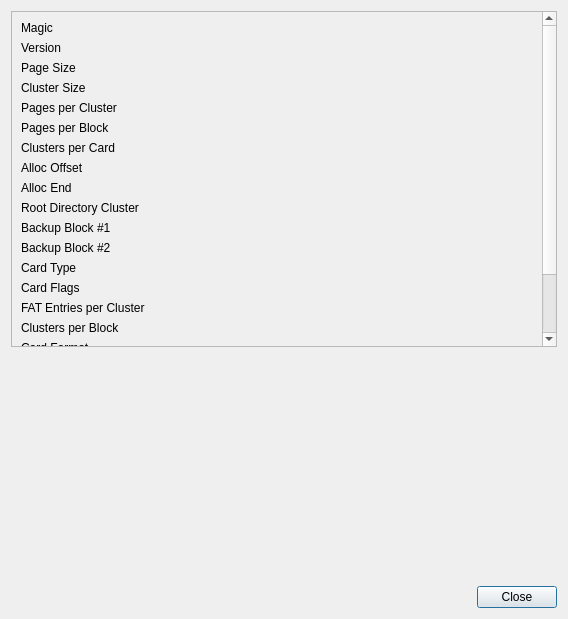
<?xml version="1.0" encoding="UTF-8"?>
<ui version="4.0">
 <class>VmcPropertiesDialog</class>
 <widget class="QDialog" name="VmcPropertiesDialog">
  <property name="geometry">
   <rect>
    <x>0</x>
    <y>0</y>
    <width>568</width>
    <height>619</height>
   </rect>
  </property>
  <property name="windowTitle">
   <string>VMC Properties</string>
  </property>
  <property name="modal">
   <bool>true</bool>
  </property>
  <layout class="QVBoxLayout" name="verticalLayout">
   <item>
    <widget class="QScrollArea" name="mp_panel_properties">
     <property name="widgetResizable">
      <bool>true</bool>
     </property>
     <widget class="QWidget" name="mp_scroll_area_content">
      <property name="geometry">
       <rect>
        <x>0</x>
        <y>-54</y>
        <width>534</width>
        <height>532</height>
       </rect>
      </property>
      <layout class="QFormLayout" name="formLayout">
       <item row="0" column="0">
        <widget class="QLabel" name="mp_label_magic">
         <property name="text">
          <string>Magic</string>
         </property>
         <property name="textInteractionFlags">
          <set>Qt::LinksAccessibleByMouse|Qt::TextSelectableByMouse</set>
         </property>
        </widget>
       </item>
       <item row="0" column="1">
        <widget class="QLabel" name="mp_value_magic">
         <property name="text">
          <string notr="true"/>
         </property>
         <property name="textInteractionFlags">
          <set>Qt::LinksAccessibleByMouse|Qt::TextSelectableByMouse</set>
         </property>
        </widget>
       </item>
       <item row="1" column="0">
        <widget class="QLabel" name="mp_label_version">
         <property name="text">
          <string>Version</string>
         </property>
         <property name="textInteractionFlags">
          <set>Qt::LinksAccessibleByMouse|Qt::TextSelectableByMouse</set>
         </property>
        </widget>
       </item>
       <item row="1" column="1">
        <widget class="QLabel" name="mp_value_version">
         <property name="text">
          <string notr="true"/>
         </property>
         <property name="textInteractionFlags">
          <set>Qt::LinksAccessibleByMouse|Qt::TextSelectableByMouse</set>
         </property>
        </widget>
       </item>
       <item row="2" column="0">
        <widget class="QLabel" name="mp_label_pagesize">
         <property name="text">
          <string>Page Size</string>
         </property>
         <property name="textInteractionFlags">
          <set>Qt::LinksAccessibleByMouse|Qt::TextSelectableByMouse</set>
         </property>
        </widget>
       </item>
       <item row="2" column="1">
        <widget class="QLabel" name="mp_value_pagesize">
         <property name="text">
          <string notr="true"/>
         </property>
         <property name="textInteractionFlags">
          <set>Qt::LinksAccessibleByMouse|Qt::TextSelectableByMouse</set>
         </property>
        </widget>
       </item>
       <item row="3" column="0">
        <widget class="QLabel" name="mp_label_cluster_size_2">
         <property name="text">
          <string>Cluster Size</string>
         </property>
         <property name="textInteractionFlags">
          <set>Qt::LinksAccessibleByMouse|Qt::TextSelectableByMouse</set>
         </property>
        </widget>
       </item>
       <item row="3" column="1">
        <widget class="QLabel" name="mp_value_cluster_size">
         <property name="text">
          <string notr="true"/>
         </property>
         <property name="textInteractionFlags">
          <set>Qt::LinksAccessibleByMouse|Qt::TextSelectableByMouse</set>
         </property>
        </widget>
       </item>
       <item row="4" column="0">
        <widget class="QLabel" name="mp_label_pages_per_cluster">
         <property name="text">
          <string>Pages per Cluster</string>
         </property>
         <property name="textInteractionFlags">
          <set>Qt::LinksAccessibleByMouse|Qt::TextSelectableByMouse</set>
         </property>
        </widget>
       </item>
       <item row="4" column="1">
        <widget class="QLabel" name="mp_value_pages_per_cluster">
         <property name="text">
          <string notr="true"/>
         </property>
         <property name="textInteractionFlags">
          <set>Qt::LinksAccessibleByMouse|Qt::TextSelectableByMouse</set>
         </property>
        </widget>
       </item>
       <item row="5" column="0">
        <widget class="QLabel" name="mp_label_pages_per_block">
         <property name="text">
          <string>Pages per Block</string>
         </property>
         <property name="textInteractionFlags">
          <set>Qt::LinksAccessibleByMouse|Qt::TextSelectableByMouse</set>
         </property>
        </widget>
       </item>
       <item row="5" column="1">
        <widget class="QLabel" name="mp_value_pages_per_block">
         <property name="text">
          <string notr="true"/>
         </property>
         <property name="textInteractionFlags">
          <set>Qt::LinksAccessibleByMouse|Qt::TextSelectableByMouse</set>
         </property>
        </widget>
       </item>
       <item row="6" column="0">
        <widget class="QLabel" name="mp_label_cluster_size">
         <property name="text">
          <string>Clusters per Card</string>
         </property>
         <property name="textInteractionFlags">
          <set>Qt::LinksAccessibleByMouse|Qt::TextSelectableByMouse</set>
         </property>
        </widget>
       </item>
       <item row="6" column="1">
        <widget class="QLabel" name="mp_value_clusters_per_card">
         <property name="text">
          <string notr="true"/>
         </property>
         <property name="textInteractionFlags">
          <set>Qt::LinksAccessibleByMouse|Qt::TextSelectableByMouse</set>
         </property>
        </widget>
       </item>
       <item row="7" column="0">
        <widget class="QLabel" name="mp_label_alloc_offset">
         <property name="text">
          <string>Alloc Offset</string>
         </property>
         <property name="textInteractionFlags">
          <set>Qt::LinksAccessibleByMouse|Qt::TextSelectableByMouse</set>
         </property>
        </widget>
       </item>
       <item row="7" column="1">
        <widget class="QLabel" name="mp_value_alloc_offset">
         <property name="text">
          <string notr="true"/>
         </property>
         <property name="textInteractionFlags">
          <set>Qt::LinksAccessibleByMouse|Qt::TextSelectableByMouse</set>
         </property>
        </widget>
       </item>
       <item row="8" column="0">
        <widget class="QLabel" name="mp_label_alloc_end">
         <property name="text">
          <string>Alloc End</string>
         </property>
         <property name="textInteractionFlags">
          <set>Qt::LinksAccessibleByMouse|Qt::TextSelectableByMouse</set>
         </property>
        </widget>
       </item>
       <item row="8" column="1">
        <widget class="QLabel" name="mp_value_alloc_end">
         <property name="text">
          <string notr="true"/>
         </property>
         <property name="textInteractionFlags">
          <set>Qt::LinksAccessibleByMouse|Qt::TextSelectableByMouse</set>
         </property>
        </widget>
       </item>
       <item row="9" column="0">
        <widget class="QLabel" name="mp_label_root_dir_cluster">
         <property name="text">
          <string>Root Directory Cluster</string>
         </property>
         <property name="textInteractionFlags">
          <set>Qt::LinksAccessibleByMouse|Qt::TextSelectableByMouse</set>
         </property>
        </widget>
       </item>
       <item row="9" column="1">
        <widget class="QLabel" name="mp_value_root_dir_cluster">
         <property name="text">
          <string notr="true"/>
         </property>
         <property name="textInteractionFlags">
          <set>Qt::LinksAccessibleByMouse|Qt::TextSelectableByMouse</set>
         </property>
        </widget>
       </item>
       <item row="10" column="0">
        <widget class="QLabel" name="mp_label_backup_block1">
         <property name="text">
          <string>Backup Block #1</string>
         </property>
         <property name="textInteractionFlags">
          <set>Qt::LinksAccessibleByMouse|Qt::TextSelectableByMouse</set>
         </property>
        </widget>
       </item>
       <item row="10" column="1">
        <widget class="QLabel" name="mp_value_backup_block1">
         <property name="text">
          <string notr="true"/>
         </property>
         <property name="textInteractionFlags">
          <set>Qt::LinksAccessibleByMouse|Qt::TextSelectableByMouse</set>
         </property>
        </widget>
       </item>
       <item row="11" column="0">
        <widget class="QLabel" name="mp_label_backup_block2">
         <property name="text">
          <string>Backup Block #2</string>
         </property>
         <property name="textInteractionFlags">
          <set>Qt::LinksAccessibleByMouse|Qt::TextSelectableByMouse</set>
         </property>
        </widget>
       </item>
       <item row="11" column="1">
        <widget class="QLabel" name="mp_value_backup_block2">
         <property name="text">
          <string notr="true"/>
         </property>
         <property name="textInteractionFlags">
          <set>Qt::LinksAccessibleByMouse|Qt::TextSelectableByMouse</set>
         </property>
        </widget>
       </item>
       <item row="12" column="0">
        <widget class="QLabel" name="mp_label_card_type">
         <property name="text">
          <string>Card Type</string>
         </property>
         <property name="textInteractionFlags">
          <set>Qt::LinksAccessibleByMouse|Qt::TextSelectableByMouse</set>
         </property>
        </widget>
       </item>
       <item row="12" column="1">
        <widget class="QLabel" name="mp_value_card_type">
         <property name="text">
          <string notr="true"/>
         </property>
         <property name="textInteractionFlags">
          <set>Qt::LinksAccessibleByMouse|Qt::TextSelectableByMouse</set>
         </property>
        </widget>
       </item>
       <item row="13" column="0">
        <widget class="QLabel" name="mp_label_card_flags">
         <property name="text">
          <string>Card Flags</string>
         </property>
         <property name="textInteractionFlags">
          <set>Qt::LinksAccessibleByMouse|Qt::TextSelectableByMouse</set>
         </property>
        </widget>
       </item>
       <item row="13" column="1">
        <widget class="QLabel" name="mp_value_card_flags">
         <property name="text">
          <string notr="true"/>
         </property>
         <property name="textInteractionFlags">
          <set>Qt::LinksAccessibleByMouse|Qt::TextSelectableByMouse</set>
         </property>
        </widget>
       </item>
       <item row="14" column="0">
        <widget class="QLabel" name="mp_label_fat_entries_per_cluster">
         <property name="text">
          <string>FAT Entries per Cluster</string>
         </property>
         <property name="textInteractionFlags">
          <set>Qt::LinksAccessibleByMouse|Qt::TextSelectableByMouse</set>
         </property>
        </widget>
       </item>
       <item row="14" column="1">
        <widget class="QLabel" name="mp_value_fat_entries_per_cluster">
         <property name="text">
          <string notr="true"/>
         </property>
         <property name="textInteractionFlags">
          <set>Qt::LinksAccessibleByMouse|Qt::TextSelectableByMouse</set>
         </property>
        </widget>
       </item>
       <item row="15" column="0">
        <widget class="QLabel" name="mp_label_clusters_per_block">
         <property name="text">
          <string>Clusters per Block</string>
         </property>
         <property name="textInteractionFlags">
          <set>Qt::LinksAccessibleByMouse|Qt::TextSelectableByMouse</set>
         </property>
        </widget>
       </item>
       <item row="15" column="1">
        <widget class="QLabel" name="mp_value_clusters_per_block">
         <property name="text">
          <string notr="true"/>
         </property>
         <property name="textInteractionFlags">
          <set>Qt::LinksAccessibleByMouse|Qt::TextSelectableByMouse</set>
         </property>
        </widget>
       </item>
       <item row="16" column="0">
        <widget class="QLabel" name="mp_label_card_format">
         <property name="text">
          <string>Card Format</string>
         </property>
         <property name="textInteractionFlags">
          <set>Qt::LinksAccessibleByMouse|Qt::TextSelectableByMouse</set>
         </property>
        </widget>
       </item>
       <item row="16" column="1">
        <widget class="QLabel" name="mp_value_card_format">
         <property name="text">
          <string notr="true"/>
         </property>
         <property name="textInteractionFlags">
          <set>Qt::LinksAccessibleByMouse|Qt::TextSelectableByMouse</set>
         </property>
        </widget>
       </item>
       <item row="17" column="0">
        <widget class="QLabel" name="mp_label_max_allocatable_clusters">
         <property name="text">
          <string>Max Allocatable Clusters</string>
         </property>
         <property name="textInteractionFlags">
          <set>Qt::LinksAccessibleByMouse|Qt::TextSelectableByMouse</set>
         </property>
        </widget>
       </item>
       <item row="17" column="1">
        <widget class="QLabel" name="mp_value_max_allocatable_clusters">
         <property name="text">
          <string notr="true"/>
         </property>
         <property name="textInteractionFlags">
          <set>Qt::LinksAccessibleByMouse|Qt::TextSelectableByMouse</set>
         </property>
        </widget>
       </item>
       <item row="18" column="0">
        <widget class="QLabel" name="mp_label_bad_blocks">
         <property name="text">
          <string>Bad Blocks</string>
         </property>
         <property name="textInteractionFlags">
          <set>Qt::LinksAccessibleByMouse|Qt::TextSelectableByMouse</set>
         </property>
        </widget>
       </item>
       <item row="18" column="1">
        <widget class="QLabel" name="mp_value_bad_blocks">
         <property name="text">
          <string notr="true"/>
         </property>
         <property name="wordWrap">
          <bool>true</bool>
         </property>
         <property name="textInteractionFlags">
          <set>Qt::LinksAccessibleByMouse|Qt::TextSelectableByMouse</set>
         </property>
        </widget>
       </item>
       <item row="19" column="0">
        <widget class="QLabel" name="mp_label_ifc_list">
         <property name="text">
          <string>IFC List</string>
         </property>
         <property name="textInteractionFlags">
          <set>Qt::LinksAccessibleByMouse|Qt::TextSelectableByMouse</set>
         </property>
        </widget>
       </item>
       <item row="19" column="1">
        <widget class="QLabel" name="mp_value_ifc_list">
         <property name="toolTip">
          <string notr="true"/>
         </property>
         <property name="text">
          <string/>
         </property>
         <property name="wordWrap">
          <bool>true</bool>
         </property>
         <property name="textInteractionFlags">
          <set>Qt::LinksAccessibleByMouse|Qt::TextSelectableByMouse</set>
         </property>
        </widget>
       </item>
      </layout>
     </widget>
    </widget>
   </item>
   <item>
    <widget class="QLabel" name="mp_label_error_message">
     <property name="sizePolicy">
      <sizepolicy hsizetype="Expanding" vsizetype="Expanding">
       <horstretch>0</horstretch>
       <verstretch>0</verstretch>
      </sizepolicy>
     </property>
     <property name="text">
      <string/>
     </property>
     <property name="alignment">
      <set>Qt::AlignCenter</set>
     </property>
    </widget>
   </item>
   <item>
    <widget class="QDialogButtonBox" name="mp_btnbox">
     <property name="orientation">
      <enum>Qt::Horizontal</enum>
     </property>
     <property name="standardButtons">
      <set>QDialogButtonBox::Close</set>
     </property>
    </widget>
   </item>
  </layout>
 </widget>
 <resources/>
 <connections/>
</ui>
